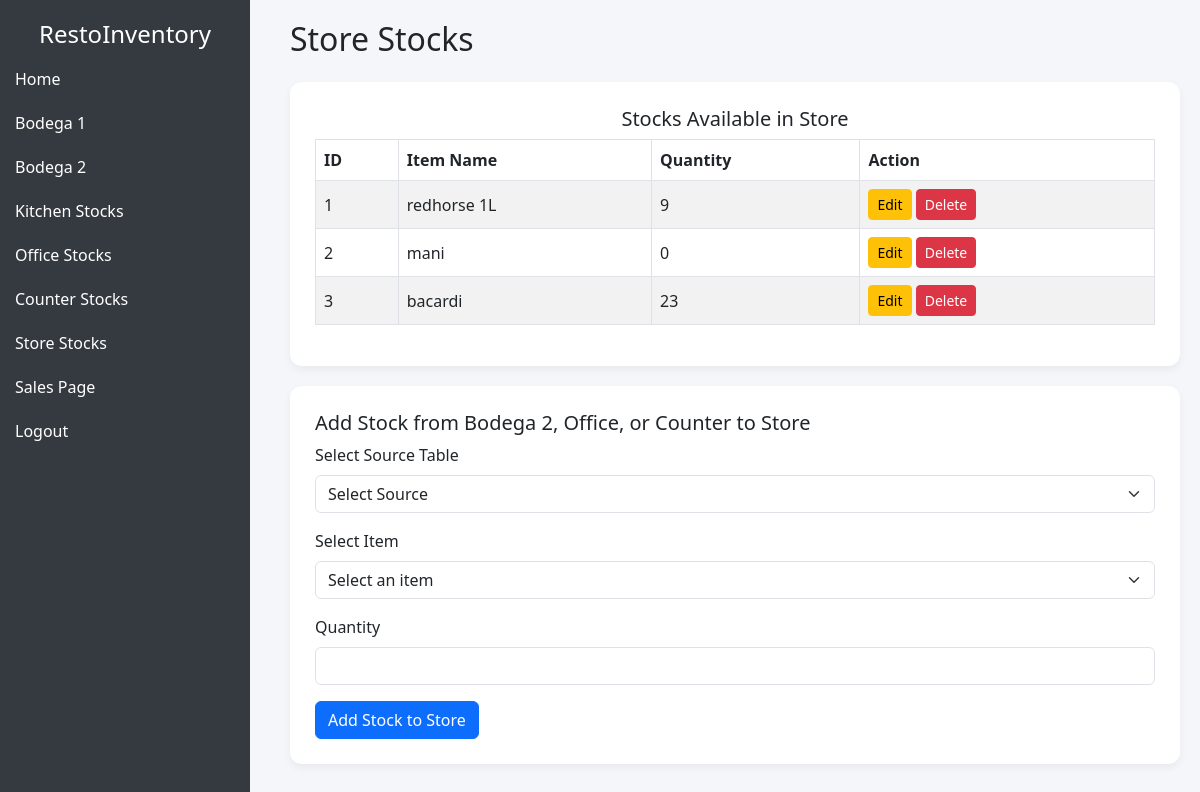
The page /store.php on the database its author committed.
### tables this page shows
CREATE TABLE `store_stocks` (
  `id` int(11) NOT NULL,
  `item_name` varchar(255) NOT NULL,
  `quantity` int(11) NOT NULL DEFAULT 0,
  `date_added` timestamp NOT NULL DEFAULT current_timestamp()
);

### store.php (the view, shortened to what this page needs)
<?php
include 'db_connection.php';
$stmt = $pdo->prepare("SELECT * FROM store_stocks");
$stmt->execute();
$storeStocks = $stmt->fetchAll();
?>
<!DOCTYPE html>
<html lang="en">
<head>
    <link href="https://cdn.jsdelivr.net/npm/bootstrap@5.3.0/dist/css/bootstrap.min.css" rel="stylesheet">
</head>
<body>
<div class="sidebar">
    <h4 class="text-center text-white">RestoInventory</h4>
    <ul class="nav flex-column">
        <li class="nav-item"><a href="index.php">Home</a></li>
        <li class="nav-item"><a href="bodega1.php">Bodega 1</a></li>
        <li class="nav-item"><a href="bodega2.php">Bodega 2</a></li>
        <li class="nav-item"><a href="kitchen.php">Kitchen Stocks</a></li>
        <li class="nav-item"><a href="office.php">Office Stocks</a></li>
        <li class="nav-item"><a href="counter.php">Counter Stocks</a></li>
        <li class="nav-item"><a href="store.php">Store Stocks</a></li>
        <li class="nav-item"><a href="sales_page.php">Sales Page</a></li>
        <li class="nav-item"><a href="logout.php">Logout</a></li>
    </ul>
</div>
<div class="main-content">
    <h2 class="mb-4">Store Stocks</h2>
    <div class="dashboard-card">
        <h5 class="text-center">Stocks Available in Store</h5>
        <table class="table table-bordered table-striped">
            <thead>
                <tr>
                    <th>ID</th>
                    <th>Item Name</th>
                    <th>Quantity</th>
                    <th>Action</th>
                </tr>
            </thead>
            <tbody>
                <?php foreach ($storeStocks as $stock) { ?>
                    <tr>
                        <td><?php echo htmlspecialchars($stock['id']); ?></td>
                        <td><?php echo htmlspecialchars($stock['item_name']); ?></td>
                        <td><?php echo htmlspecialchars($stock['quantity']); ?></td>
                        <td>
                            <a href="edit_stock.php?id=<?php echo $stock['id']; ?>" class="btn btn-warning btn-sm">Edit</a>
                            <a href="delete_stock.php?id=<?php echo $stock['id']; ?>" class="btn btn-danger btn-sm" onclick="return confirm('Are you sure you want to delete this item?')">Delete</a>
                        </td>
                    </tr>
                <?php } ?>
            </tbody>
        </table>
    </div>
    <div class="dashboard-card">
        <h5>Add Stock from Bodega 2, Office, or Counter to Store</h5>
        <form action="store.php" method="POST">
            <div class="mb-3">
                <label for="source_table" class="form-label">Select Source Table</label>
                <select class="form-select" id="source_table" name="source_table" required>
                    <option value="">Select Source</option>
                </select>
            </div>
            <div class="mb-3">
                <label for="item_id" class="form-label">Select Item</label>
                <select class="form-select" id="item_id" name="item_id" required>
                    <option value="">Select an item</option>
                </select>
            </div>
            <div class="mb-3">
                <label for="quantity" class="form-label">Quantity</label>
                <input type="number" class="form-control" id="quantity" name="quantity" required>
            </div>
            <button type="submit" class="btn btn-primary">Add Stock to Store</button>
        </form>
    </div>
</div>
</body>
</html>

### store.php (style rules this page uses)
body { background-color: #f4f6f9; }
.sidebar { height: 100vh; position: fixed; top: 0; left: 0; width: 250px; background-color: #343a40; color: white; padding-top: 20px; }
.sidebar a { color: white; padding: 10px 15px; text-decoration: none; display: block; }
.main-content { margin-left: 270px; padding: 20px; }
.dashboard-card { background: white; border-radius: 12px; padding: 25px; box-shadow: 0 4px 8px rgba(0,0,0,0.05); margin-bottom: 20px; }
.table th, .table td { vertical-align: middle; }

### rows shown on the page
store_stocks: id "1", item_name "redhorse 1L", quantity "9"
store_stocks: id "2", item_name "mani", quantity "0"
store_stocks: id "3", item_name "bacardi", quantity "23"
